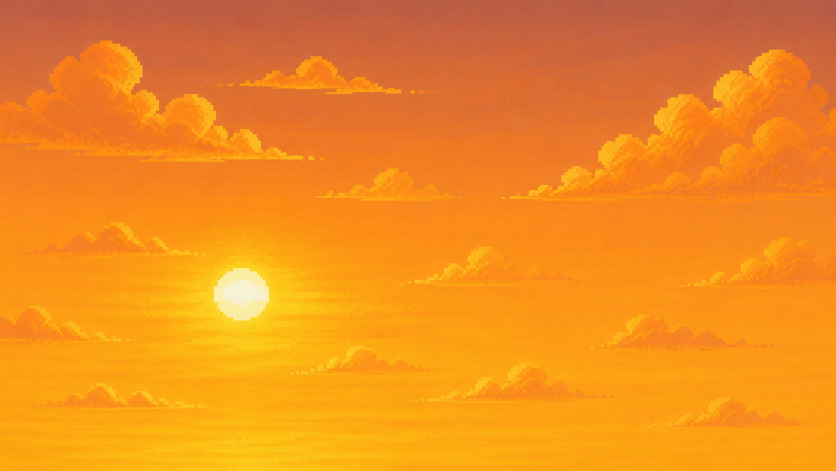
#> input picture game/assets/Level5/backdrop/sky.png, 1672 x 941 px (shown at 1/2 size); its folder holds 4 pictures in this run
$ python build_mayon_landscape.py
#> lines starting #> are read from the running program, lines starting #| are printed output that depends on the picture
### tools/pixelart.py
#!/usr/bin/env python3
"""The pixel-art library Piyesta's authored art is drawn with.

WHAT 8-BIT MEANS HERE, CONCRETELY
---------------------------------
Everything is drawn on a LOGICAL PIXEL GRID and scaled up by `PX` with nearest-neighbour, so
every mark in the output is a hard square block and nothing is ever antialiased. Colour comes
from short ramps -- five or six steps per material, no more -- and gradients are made with an
ordered Bayer dither between two adjacent steps rather than by interpolating, which is the
difference between pixel art and a photograph of pixel art.

Light is from the UPPER LEFT everywhere: the top and left edge of any raised thing carries
the next ramp step up, the bottom and right edge the next step down. That one rule is most of
what makes a set of separately drawn pieces look like they belong together.

Shared by `build_interiors.py` (the four insides) and `build_plaza_art.py` (the plaza), so
the two cannot drift into two different idioms.
"""

from __future__ import annotations

from pathlib import Path

import numpy as np
from PIL import Image

## One authored pixel is this many output pixels.
PX = 2
## The default stream. Every tool seeds its own canvases anyway; this is only so a Canvas
## made without one is still deterministic.
SEED = 20260831

## Ordered dither. The classic 4x4 Bayer matrix, normalised.
BAYER = np.array([
    [0, 8, 2, 10],
    [12, 4, 14, 6],
    [3, 11, 1, 9],
    [15, 7, 13, 5],
], dtype=np.float32) / 16.0


# [5 lines left out: function ramp, not called in this run]


class Canvas:
    """A grid of logical pixels holding RGBA directly.

    Kept as RGBA rather than palette indices because the rooms mix materials -- an iron rack
    against limestone -- and one shared index space across every ramp would be a fifth thing
    to keep in step for no gain.
    """

    # [12 lines left out: functions __init__, fill, not called in this run]

    def px(self, x: int, y: int, colour: np.ndarray) -> None:
        if 0 <= x < self.w and 0 <= y < self.h:
            self.buf[y, x] = colour

    def hline(self, x: int, y: int, w: int, colour: np.ndarray) -> None:
        self.fill(x, y, w, 1, colour)

    def vline(self, x: int, y: int, h: int, colour: np.ndarray) -> None:
        self.fill(x, y, 1, h, colour)

    # [26 lines left out: functions dither, speckle, image, save, not called in this run]


class Pictures:
    """Where a tool's pictures go: written, or under --check compared with what is there.

    ⚠ A CHECK THAT WRITES IS NOT A CHECK. `build_plaza_art.py --check` and
    `build_interiors.py --check` skipped only their manifests: every PNG was drawn and SAVED
    over the committed one, and the run always said it was fine. The redraw happened to match,
    but a hand-edited picture would have been overwritten by the command meant to look at it.
    Checking compares PIXELS, not bytes -- the committed PNGs were encoded by another Pillow, so
    their bytes differ while every pixel is the same.
    """

    def __init__(self, check: bool, root: Path) -> None:
        self.check = check
        self.root = root
        self.stale: list[str] = []

    # [17 lines left out: functions put, same_pixels, not called in this run]

### tools/build_mayon_landscape.py
#!/usr/bin/env python3
"""Build Mayon's registered vista and new cliff cuts; source plates remain untouched."""
import argparse
from pathlib import Path
from PIL import Image
import pixelart
ROOT = Path(__file__).resolve().parent.parent
SRC = ROOT/'LEVEL5_Mayon/authored'
OUT = ROOT/'game/assets/Level5'

def main():
    args=argparse.ArgumentParser()
    args.add_argument('--check',action='store_true')
    pictures=pixelart.Pictures(args.parse_args().check, ROOT)
    # These exports have different authored offsets, despite their equal canvas sizes.
    # Flatten the measured foot composition once; vertical parallax cannot split it later.
    vista=Image.new('RGBA',(1672,730),(165,99,64,255))
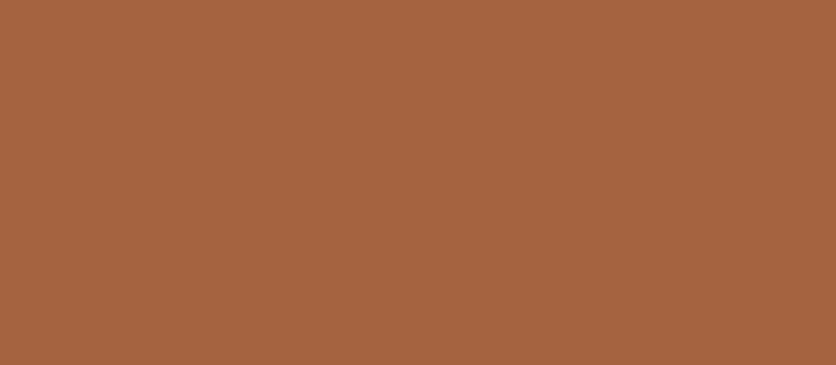
#> vista: PIL image 1672x730 RGBA (shown at 1/2 size); mean R, G, B, A 165, 99, 64, 255
    for name,y in [('sky',-60),('volcano',-220),('meadow',20)]:
        vista.alpha_composite(Image.open(OUT/'backdrop'/f'{name}.png').convert('RGBA'),(0,y))
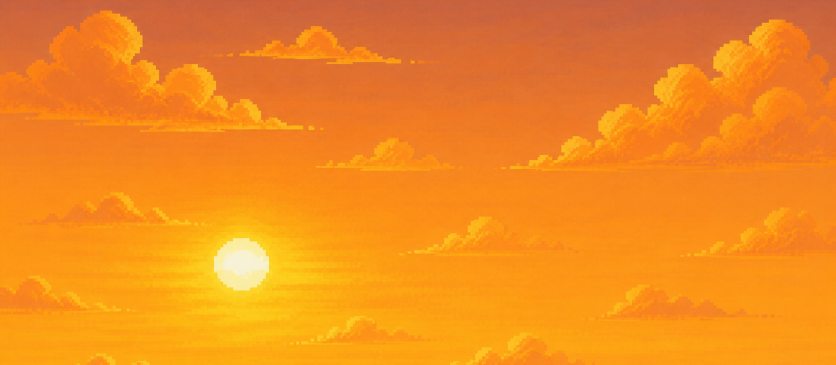
#> vista: PIL image 1672x730 RGBA (shown at 1/2 size); mean R, G, B, A 242.2, 139.1, 31.9, 255
#> pass 2 of the loop in main, `for name,y in [('sky',-60),('volcano',-220),('meadow',20)]:`:
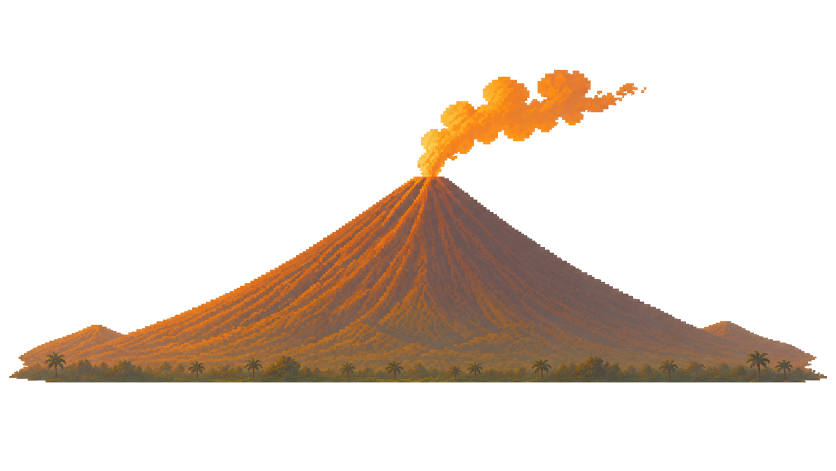
#> input picture game/assets/Level5/backdrop/volcano.png, 1672 x 941 px (shown at 1/2 size)
#> in main, `vista.alpha_composite(Image.open(OUT/'backdrop'/f'{name}.png').convert..`:
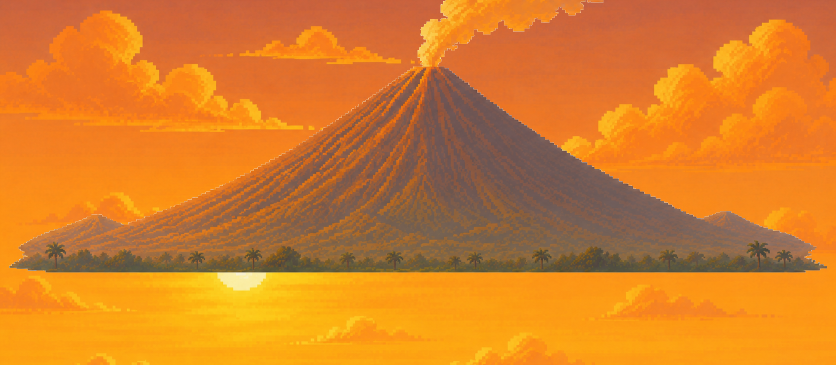
#> vista: PIL image 1672x730 RGBA (shown at 1/2 size); mean R, G, B, A 213.4, 126.6, 41.9, 255
    pictures.put(vista,OUT/'backdrop/foot_vista.png')
    pictures.put(Image.open(SRC/'upper_slope.png').convert('RGBA'),OUT/'backdrop/upper_vista.png')
    atlas=Image.open(SRC/'cliff_atlas.png').convert('RGBA')
    for name, box in [('meadow',(0,76,1536,335)),('basalt',(0,383,1536,652)),('ash',(0,691,1536,997))]:
        pictures.put(atlas.crop(box),OUT/'terrain'/f'{name}.png')
    # Dedicated left-facing cliff ends. Preserve alpha and aspect ratio: these are
    # painted corner overlays, not horizontal cliff strips bent into vertical shapes.
    edges=Image.open(SRC/'cliff_edges.png').convert('RGBA')
    for index,name in enumerate(('meadow','basalt','ash')):
        cell=edges.crop((index*512,0,(index+1)*512,1024))
        bounds=cell.getchannel('A').point(lambda v:255 if v>24 else 0).getbbox()
        edge=cell.crop(bounds)
        edge=edge.resize((128,round(edge.height*128/edge.width)),Image.Resampling.NEAREST)
        pictures.put(edge,OUT/'terrain'/f'edge_{name}.png')
    props=Image.open(SRC/'ruin_props.png').convert('RGBA')
    for name,box,longest in [('old_crossing',(0,170,780,460),330),('old_steps',(760,0,1240,590),220),('basalt_column',(0,580,600,1250),380),('broken_arch',(600,600,1260,1240),330)]:
        image=props.crop(box)
        bounds=image.getchannel('A').point(lambda v:255 if v>24 else 0).getbbox()
        image=image.crop(bounds)
        scale=longest/max(image.size)
        image=image.resize((round(image.width*scale),round(image.height*scale)),Image.Resampling.NEAREST)
        pictures.put(image,OUT/'props'/f'{name}.png')
    if pictures.stale:
        raise SystemExit('Stale landscapes: '+', '.join(pictures.stale))

#> (the run stopped early here; a loop or call above may not have finished)
